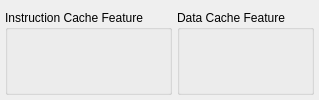
         <widget class="QWidget" name="TabPage" >
          <attribute name="title" >
           <string>Cache</string>
          </attribute>
          <layout class="QGridLayout" >
           <property name="margin" >
            <number>5</number>
           </property>
           <property name="spacing" >
            <number>5</number>
           </property>
           <item row="0" column="0">
            <widget class="MdtGui::LabeledCheckbox" name="C_USE_ICACHE" >
             <property name="TclProc" >
              <string>gui_use_icache</string>
             </property>
             <property name="Label" >
              <string>Enable Instruction Cache </string>
             </property>
             <property name="LabelTooltip" >
              <string>&lt;qt>Enable the instruction cache.  The cache is only used once it is also enabled in software by setting the instruction cache enable (ICE) bit in the machine status register (MSR).&lt;/qt></string>
             </property>
             <property name="Key" >
              <string>C_USE_ICACHE</string>
             </property>
             <property name="Value" >
              <bool>true</bool>
             </property>
            </widget>
           </item>
           <item row="1" column="0">
            <widget class="QGroupBox" name="I_cache_group" >
             <property name="enabled" >
              <bool>true</bool>
             </property>
             <property name="acceptDrops" >
              <bool>true</bool>
             </property>
             <property name="title" >
              <string>Instruction Cache Feature</string>
             </property>
             <property name="alignment" >
              <set>Qt::AlignTop</set>
             </property>
             <property name="flat" >
              <bool>false</bool>
             </property>
             <property name="checkable" >
              <bool>false</bool>
             </property>
             <property name="checked" >
              <bool>false</bool>
             </property>
             <property name="lineWidth" stdset="0" >
              <number>1</number>
             </property>
             <layout class="QVBoxLayout" >
              <property name="margin" >
               <number>0</number>
              </property>
              <property name="spacing" >
               <number>0</number>
              </property>
              <item>
               <widget class="MdtGui::LabeledCombobox" name="C_CACHE_BYTE_SIZE" >
                <property name="TclProc" >
                 <string>gui_cache_byte_size</string>
                </property>
                <property name="Label" >
                 <string>Size of the I-Cache in Bytes</string>
                </property>
                <property name="LabelTooltip" >
                 <string>&lt;qt>Specifies the size of the instruction cache if C_USE_ICACHE is enabled.  Not all sizes are permitted on all architectures.&lt;/qt></string>
                </property>
                <property name="Key" >
                 <string>C_CACHE_BYTE_SIZE</string>
                </property>
               </widget>
              </item>
              <item>
               <widget class="MdtGui::LabeledCombobox" name="C_ICACHE_LINE_LEN" >
                <property name="TclProc" >
                 <string>gui_icache_line_len</string>
                </property>
                <property name="Label" >
                 <string>Instruction Cache Line Length</string>
                </property>
                <property name="LabelTooltip" >
                 <string>&lt;qt>Select between 4 or 8 word cache line length for cache miss transfers from external instruction memory.&lt;/qt></string>
                </property>
                <property name="Key" >
                 <string>C_ICACHE_LINE_LEN</string>
                </property>
                <property name="WordWrap" >
                 <bool>false</bool>
                </property>
               </widget>
              </item>
              <item>
               <widget class="MdtGui::LabeledTextbox" name="C_ICACHE_BASEADDR" >
                <property name="TclProc" >
                 <string>gui_icache_baseaddr</string>
                </property>
                <property name="Label" >
                 <string>I-Cache Base Address </string>
                </property>
                <property name="LabelTooltip" >
                 <string>&lt;qt>Specifies the base address of the instruction cache.   This parameter is only used if C_USE_ICACHE is enabled.&lt;/qt></string>
                </property>
                <property name="Key" >
                 <string>C_ICACHE_BASEADDR</string>
                </property>
               </widget>
              </item>
              <item>
               <widget class="MdtGui::LabeledTextbox" name="C_ICACHE_HIGHADDR" >
                <property name="TclProc" >
                 <string>gui_icache_highaddr</string>
                </property>
                <property name="Label" >
                 <string>I-Cache High Address </string>
                </property>
                <property name="LabelTooltip" >
                 <string>&lt;qt>Specifies the high address of the instruction cache.   This parameter is only used if C_USE_ICACHE is enabled.&lt;/qt></string>
                </property>
                <property name="Key" >
                 <string>C_ICACHE_HIGHADDR</string>
                </property>
               </widget>
              </item>
              <item>
               <widget class="MdtGui::LabeledCheckbox" name="C_ALLOW_ICACHE_WR" >
                <property name="Label" >
                 <string>Enable I-Cache Writes</string>
                </property>
                <property name="LabelTooltip" >
                 <string>&lt;qt>Enable writing to the instruction cache.  With this parameter enabled one can invalidate instruction cache lines with the wic instruction.  This parameter is only used if C_USE_ICACHE is enabled.&lt;/qt></string>
                </property>
                <property name="Key" >
                 <string>C_ALLOW_ICACHE_WR</string>
                </property>
                <property name="WordWrap" >
                 <bool>false</bool>
                </property>
               </widget>
              </item>
              <item>
               <widget class="MdtGui::LabeledCheckbox" name="C_ICACHE_ALWAYS_USED" >
                <property name="TclProc" >
                 <string>gui_icache_always_used</string>
                </property>
                <property name="Label" >
                 <string>Use Cache Links for All I-Cache Memory Accesses </string>
                </property>
                <property name="LabelTooltip" >
                 <string>&lt;qt>When this parameter is enabled the dedicated cache interface on MicroBlaze is used for all accesses within the cacheable range to external instruction memory, even when the instruction cache is disabled. Otherwise, the Processor Local Bus (PLB) or peripheral Advanced eXtensible Interface (AXI) is used for these accesses when the instruction cache is disabled. An external memory controller only needs to provide a cache interface for MicroBlaze instruction memory accesses when this parameter is enabled.&lt;/qt></string>
                </property>
                <property name="Key" >
                 <string>C_ICACHE_ALWAYS_USED</string>
                </property>
                <property name="WordWrap" >
                 <bool>false</bool>
                </property>
               </widget>
              </item>
              <item>
               <widget class="MdtGui::LabeledCheckbox" name="C_ICACHE_FORCE_TAG_LUTRAM" >
                <property name="TclProc" >
                 <string>gui_icache_force_tag</string>
                </property>
                <property name="Label" >
                 <string>Use Distributed RAM for I-Cache Tags</string>
                </property>
                <property name="LabelTooltip" >
                 <string>&lt;qt>The instruction cache tags are used to hold the address and a valid bit for each cache line. When this parameter is enabled the instruction cache tags are stored in Distributed RAM instead of Block RAM. This saves Block RAM, and usually also increases the maximum frequency.&lt;/qt></string>
                </property>
                <property name="Key" >
                 <string>C_ICACHE_FORCE_TAG_LUTRAM</string>
                </property>
                <property name="WordWrap" >
                 <bool>false</bool>
                </property>
               </widget>
              </item>
<!--
              <item>
               <widget class="MdtGui::LabeledSpinbox" name="C_ADDR_TAG_BITS" >
                <property name="Label" >
                 <string>Number of I-Cache Address Tag Bits</string>
                </property>
                <property name="LabelTooltip" >
                 <string>&lt;qt>Specifies the number of instruction cache address tag bits necessary to qualify whether the current address being accessed matches a valid entry in the cache.  More than one address in the cacheable address range is mapped to each address in the cache; these tag bits specify which address in the cacheable range is stored in the cache.  This parameter is only used if C_USE_ICACHE is enabled.&lt;/qt></string>
                </property>
                <property name="Key" >
                 <string>C_ADDR_TAG_BITS</string>
                </property>
                <property name="WordWrap" >
                 <bool>false</bool>
                </property>
               </widget>
              </item>
-->
              <item>
               <widget class="MdtGui::LabeledCombobox" name="C_ICACHE_STREAMS" >
                <property name="TclProc" >
                 <string>gui_icache_streams</string>
                </property>
                <property name="Label" >
                 <string>Number of I-Cache Streams</string>
                </property>
                <property name="LabelTooltip" >
                 <string>&lt;qt>Specifies the number of stream buffers used by the instruction cache.  A stream buffer is used to speculatively prefetch instructions, before the processor requests them.  This often improves performance, since the processor spends less time waiting for instructions to be fetched from memory.&lt;br>&lt;br>Note that to be able to use instruction cache streams, area optimization must not be enabled.&lt;/qt></string>
                </property>
                <property name="Key" >
                 <string>C_ICACHE_STREAMS</string>
                </property>
                <property name="WordWrap" >
                 <bool>false</bool>
                </property>
               </widget>
              </item>
              <item>
               <widget class="MdtGui::LabeledCombobox" name="C_ICACHE_VICTIMS" >
                <property name="TclProc" >
                 <string>gui_icache_victims</string>
                </property>
                <property name="Label" >
                 <string>Number of I-Cache Victims</string>
                </property>
                <property name="LabelTooltip" >
                 <string>&lt;qt>Specifies the number of instruction cache victims that are saved.  A victim is a cache line that is evicted from the cache.  If no victims are saved, all evicted lines must be read from memory again, when they are needed.  By saving the most recent lines, they can be fetched much faster, thus improving performance.  It is possible to save 2, 4, or 8 cache lines.  The more cache lines that are saved, the better performance becomes.  The recommended value is 8 lines.&lt;br>&lt;br>Note that to be able to use instruction cache victims, area optimization must not be enabled.&lt;/qt></string>
                </property>
                <property name="Key" >
                 <string>C_ICACHE_VICTIMS</string>
                </property>
                <property name="WordWrap" >
                 <bool>false</bool>
                </property>
               </widget>
              </item>

              <item>
               <spacer>
                <property name="orientation" >
                 <enum>Qt::Vertical</enum>
                </property>
                <property name="sizeType" >
                 <enum>QSizePolicy::Expanding</enum>
                </property>
                <property name="sizeHint" >
                 <size>
                  <width>20</width>
                  <height>50</height>
                 </size>
                </property>
               </spacer>
              </item>

             </layout>
            </widget>
           </item>

           <item row="0" column="1">
            <widget class="MdtGui::LabeledCheckbox" name="C_USE_DCACHE" >
             <property name="TclProc" >
              <string>gui_use_dcache</string>
             </property>
             <property name="Label" >
              <string>Enable Data Cache</string>
             </property>
             <property name="LabelTooltip" >
              <string>&lt;qt>Enable the data cache.  The cache is only used once it is also enabled in software by setting the data cache enable (DCE) bit in the machine status register (MSR).&lt;/qt></string>
             </property>
             <property name="Key" >
              <string>C_USE_DCACHE</string>
             </property>
             <property name="Value" >
              <bool>true</bool>
             </property>
            </widget>
           </item>
           <item row="1" column="1">
            <widget class="QGroupBox" name="D_cache_group" >
             <property name="acceptDrops" >
              <bool>true</bool>
             </property>
             <property name="title" >
              <string>Data Cache Feature</string>
             </property>
             <property name="flat" >
              <bool>false</bool>
             </property>
             <property name="lineWidth" stdset="0" >
              <number>1</number>
             </property>
             <layout class="QVBoxLayout" >
              <property name="margin" >
               <number>0</number>
              </property>
              <property name="spacing" >
               <number>0</number>
              </property>
              <item>
               <widget class="MdtGui::LabeledCombobox" name="C_DCACHE_BYTE_SIZE" >
                <property name="TclProc" >
                 <string>gui_dcache_byte_size</string>
                </property>
                <property name="Label" >
                 <string>Size of D-Cache in Bytes</string>
                </property>
                <property name="LabelTooltip" >
                 <string>&lt;qt>Specifies the size of the data cache if C_USE_DCACHE is enabled.  Not all sizes are permitted on all architectures.&lt;/qt></string>
                </property>
                <property name="Key" >
                 <string>C_DCACHE_BYTE_SIZE</string>
                </property>
                <property name="WordWrap" >
                 <bool>false</bool>
                </property>
               </widget>
              </item>
              <item>
               <widget class="MdtGui::LabeledCombobox" name="C_DCACHE_LINE_LEN" >
                <property name="TclProc" >
                 <string>gui_dcache_line_len</string>
                </property>
                <property name="Label" >
                 <string>Data Cache Line Length</string>
                </property>
                <property name="LabelTooltip" >
                 <string>&lt;qt>Select between 4 or 8 word cache line length for cache miss transfers from external data memory&lt;/qt></string>
                </property>
                <property name="Key" >
                 <string>C_DCACHE_LINE_LEN</string>
                </property>
                <property name="WordWrap" >
                 <bool>false</bool>
                </property>
               </widget>
              </item>
              <item>
               <widget class="MdtGui::LabeledTextbox" name="C_DCACHE_BASEADDR" >
                <property name="TclProc" >
                 <string>gui_dcache_baseaddr</string>
                </property>
                <property name="Label" >
                 <string>D-Cache Base Address</string>
                </property>
                <property name="LabelTooltip" >
                 <string>&lt;qt> Specifies the base address of the data cache.   This parameter is only used if C_USE_DCACHE is enabled.&lt;/qt></string>
                </property>
                <property name="Key" >
                 <string>C_DCACHE_BASEADDR</string>
                </property>
               </widget>
              </item>
              <item>
               <widget class="MdtGui::LabeledTextbox" name="C_DCACHE_HIGHADDR" >
                <property name="TclProc" >
                 <string>gui_dcache_highaddr</string>
                </property>
                <property name="Label" >
                 <string>D-Cache High Address</string>
                </property>
                <property name="LabelTooltip" >
                 <string>&lt;qt>Specifies the high address of the data cache.   This parameter is only used if C_USE_DCACHE is enabled.&lt;/qt></string>
                </property>
                <property name="Key" >
                 <string>C_DCACHE_HIGHADDR</string>
                </property>
               </widget>
              </item>
              <item>
               <widget class="MdtGui::LabeledCheckbox" name="C_ALLOW_DCACHE_WR" >
                <property name="Label" >
                 <string>Enable D-Cache Writes</string>
                </property>
                <property name="LabelTooltip" >
                 <string>&lt;qt>Enable writing to the data cache.  With this parameter enabled one can invalidate, flush, and clear data cache lines with the wdc instruction.  This parameter is only used if C_USE_DCACHE is enabled.&lt;/qt></string>
                </property>
                <property name="Key" >
                 <string>C_ALLOW_DCACHE_WR</string>
                </property>
                <property name="WordWrap" >
                 <bool>false</bool>
                </property>
               </widget>
              </item>
              <item>
               <widget class="MdtGui::LabeledCheckbox" name="C_DCACHE_ALWAYS_USED" >
                <property name="TclProc" >
                 <string>gui_dcache_always_used</string>
                </property>
                <property name="Label" >
                 <string>Use Cache Links for All D-Cache Memory Accesses </string>
                </property>
                <property name="LabelTooltip" >
                 <string>&lt;qt>When this parameter is enabled the dedicated cache interface on MicroBlaze is used for all accesses within the cacheable range to external data memory, even when the data cache is disabled. Otherwise, the Processor Local Bus (PLB) or peripheral Advanced eXtensible Interface (AXI) is used for these accesses when the data cache is disabled. An external memory controller only needs to provide a cache interface for MicroBlaze data memory accesses when this parameter is enabled.&lt;/qt></string>
                </property>
                <property name="Key" >
                 <string>C_DCACHE_ALWAYS_USED</string>
                </property>
                <property name="WordWrap" >
                 <bool>false</bool>
                </property>
               </widget>
              </item>
              <item>
               <widget class="MdtGui::LabeledCheckbox" name="C_DCACHE_FORCE_TAG_LUTRAM" >
                <property name="TclProc" >
                 <string>gui_dcache_force_tag</string>
                </property>
                <property name="Label" >
                 <string>Use Distributed RAM for D-Cache Tags</string>
                </property>
                <property name="LabelTooltip" >
                 <string>&lt;qt>The data cache tags are used to hold the address and valid bits for each cache line. When write-back storage policy is used, each tag also contains a dirty bit. When this parameter is enabled the data cache tags are stored in Distributed RAM instead of Block RAM. This saves Block RAM, and usually also increases the maximum frequency.&lt;/qt></string>
                </property>
                <property name="Key" >
                 <string>C_DCACHE_FORCE_TAG_LUTRAM</string>
                </property>
                <property name="WordWrap" >
                 <bool>false</bool>
                </property>
               </widget>
              </item>
<!--
              <item>
               <widget class="MdtGui::LabeledSpinbox" name="C_DCACHE_ADDR_TAG" >
                <property name="Label" >
                 <string>Number of D-Cache Address Tag Bits</string>
                </property>
                <property name="LabelTooltip" >
                 <string>&lt;qt>Specifies the number of data cache address tag bits necessary to qualify whether the current address being accessed matches a valid entry in the cache.  More than one address in the cacheable address range is mapped to each address in the cache; these tag bits specify which address in the cacheable range is stored in the cache.  This parameter is only used if C_USE_DCACHE is enabled.&lt;/qt></string>
                </property>
                <property name="Key" >
                 <string>C_DCACHE_ADDR_TAG</string>
                </property>
                <property name="WordWrap" >
                 <bool>false</bool>
                </property>
               </widget>
              </item>
-->
              <item>
               <widget class="MdtGui::LabeledCheckbox" name="C_DCACHE_USE_WRITEBACK" >
                <property name="TclProc" >
                 <string>gui_dcache_use_writeback</string>
                </property>
                <property name="Label" >
                 <string>Enable Write-back Storage Policy</string>
                </property>
                <property name="LabelTooltip" >
                 <string>&lt;qt>This parameter enables use of a write-back data storage policy. When this policy is in effect, the data cache only writes data to memory when necessary, which in most cases improves performance. Otherwise a write-through policy is used, which always writes data to memory immediately. With write-back enabled, data is stored by writing an entire cache line. Note that this policy can only be used with a Memory Controller that supports cache line write on XCL. Using write-back also requires that the cache is flushed by software when appropriate, to ensure that data is available in memory, for example when using Direct Memory Access. When the MMU is enabled, setting this parameter allows individual selection of storage policy for each TLB entry.&lt;/qt></string>
                </property>
                <property name="Key" >
                 <string>C_DCACHE_USE_WRITEBACK</string>
                </property>
                <property name="WordWrap" >
                 <bool>false</bool>
                </property>
               </widget>
              </item>

              <item>
               <widget class="MdtGui::LabeledCombobox" name="C_DCACHE_VICTIMS" >
                <property name="TclProc" >
                 <string>gui_dcache_victims</string>
                </property>
                <property name="Label" >
                 <string>Number of D-Cache Victims</string>
                </property>
                <property name="LabelTooltip" >
                 <string>&lt;qt>Specifies the number of data cache victims that are saved.  A victim is a cache line that is evicted from the cache.  If no victims are saved, all evicted lines must be read from memory again, when they are needed. By saving the most recent lines, they can be fetched much faster, thus improving performance.  It is possible to save 2, 4, or 8 cache lines.  The more cache lines that are saved, the better performance becomes.  The recommended value is 8 lines.&lt;br>&lt;br>Note that to be able to use data cache victims, write-back storage policy must be enablöed, and area optimization must not be enabled.&lt;/qt></string>
                </property>
                <property name="Key" >
                 <string>C_DCACHE_VICTIMS</string>
                </property>
                <property name="WordWrap" >
                 <bool>false</bool>
                </property>
               </widget>
              </item>


              <item>
               <spacer>
                <property name="orientation" >
                 <enum>Qt::Vertical</enum>
                </property>
                <property name="sizeType" >
                 <enum>QSizePolicy::Expanding</enum>
                </property>
                <property name="sizeHint" >
                 <size>
                  <width>20</width>
                  <height>50</height>
                 </size>
                </property>
               </spacer>
              </item>

             </layout>
            </widget>
           </item>
          </layout>
         </widget>
